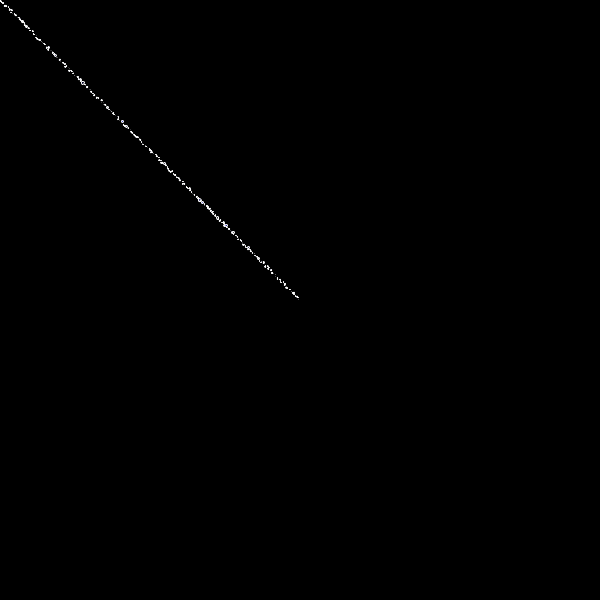
Frame 1 (no input)
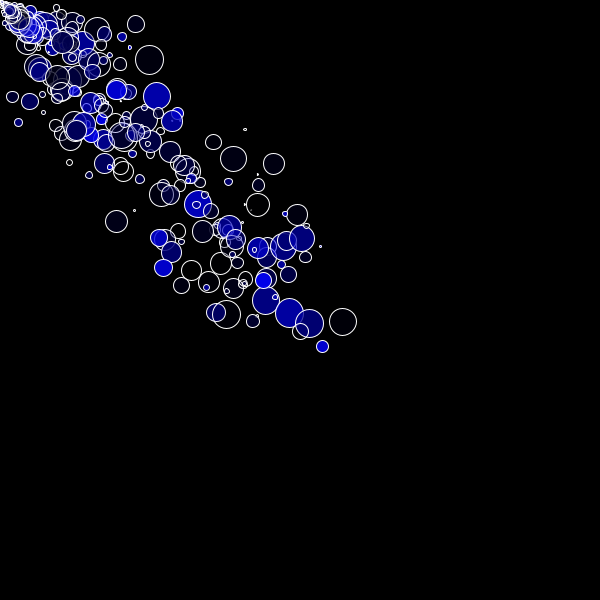
Frame 60 (the mouse pressed at the canvas centre just before this capture)
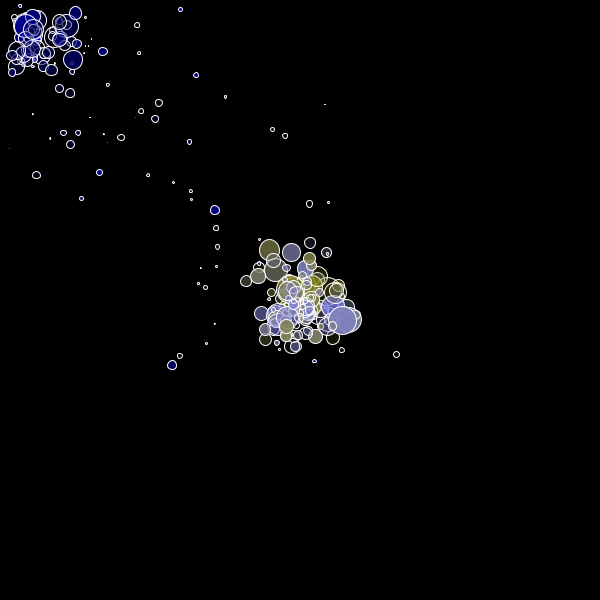
Frame 120 (the mouse held since frame 60 and released just before this capture)

The Processing sketch that drew these frames (run headless with seeded random() and noise(); from frame 60 on, the mouse is pressed at the canvas centre):

// Processing sketch: processing_100965
// ── processing_100965.pde

//
// Assignment for Coursera / DigitalMedia
// 6/2013
//


Ball[] aBall;
int MAX_BALL = 300;
int MAX_BALL_AGE = 150;
float MAX_BALL_SIZE = 30;


class Ball {
  PVector pos;
  PVector vel;
  int age;
  float size;
  float sizeVel;
  float sizeMax;
  color BallColor;
  
  Ball(float x, float y) {
    pos = new PVector(x, y, 0);
    vel = new PVector(random(-1,1), random(-1,1));
    age = int(random(20, MAX_BALL_AGE));
    size = 0;
    sizeMax = random(10,MAX_BALL_SIZE);
    sizeVel = sizeMax / (age/2);
    
    int r = (int)map(mouseX, 0, width, 0, 255);
    int g = (int)map(mouseY, 0, height, 0, 255);
    int b = (int)random(0,255);
    BallColor = color( r,g,b, random(0,255) );
    
  }

  boolean update() {
    pos.add(vel);
    
    // reflect at the edges 
    if (pos.x < size) {
      vel.x = -vel.x;
      pos.x = size;
    }
    if (pos.x > (width-size)) {
      vel.x = -vel.x;
      pos.x = width-size;
    }
    if (pos.y < size) {
      vel.y = -vel.y;
      pos.y = size;
    }
    if (pos.y > (height-size)) {
      vel.y = -vel.y;
      pos.y = height-size;
    }    
    
    size += sizeVel;
    if (size > sizeMax) {
       sizeVel = -sizeVel;
       size = sizeMax;
    }
    age--;
    return age > 0;
  }

  void draw() {
    fill(BallColor);
    stroke(255);
    strokeWeight(1);
    ellipse(pos.x, pos.y, size, size);
  }
  
}



void setup()
{
  // default size
  size(600,600);

 
  aBall = new Ball[MAX_BALL];
  for (int i=0; i<MAX_BALL; i++) {
    aBall[i] = new Ball(i, i);
  }
}

void  draw()
{
  background(0);
  
  // update balls
  int idxBall = -1;
  for (int i=0; i<MAX_BALL; i++) {
    if (aBall[i].update() == false) {
      idxBall = i;
      aBall[i] = new Ball(mouseX, mouseY);
    }
  }



 
  for (int i=0; i<MAX_BALL; i++) {
    aBall[i].draw();
  }
}
